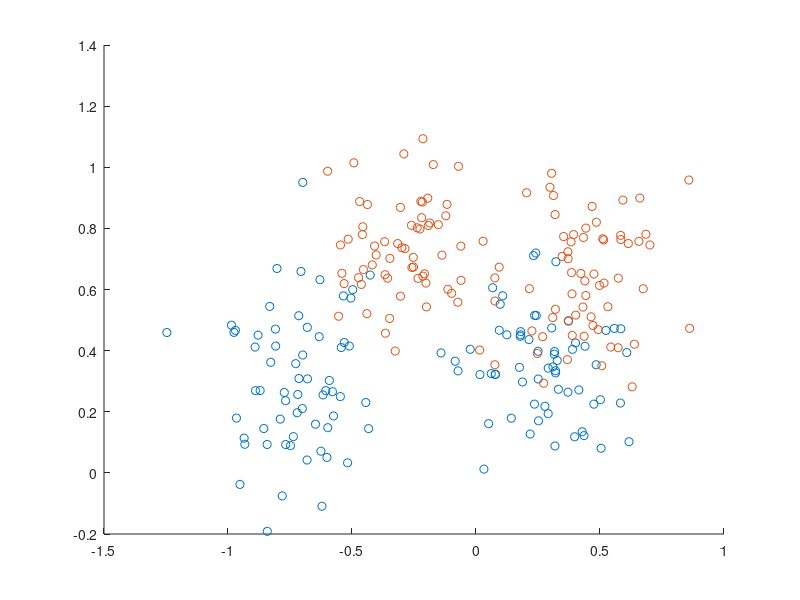

Write MATLAB code to recreate this figure. (Note: this script raises an error after producing the figure.)
clc;
clear;
load('ripley.mat');

% create the validation data

% - generate random indices
idx = randperm(size(X,1));
% - create the training and validation sets
% - using the randomized indices
Xtrain = X(idx(1:80),:);
Ytrain = Y(idx(1:80));
Xval = X(idx(81:100),:);
Yval = Y(idx(81:100));

%%
% display the data
figure;
scatter(X(1:125,1),X(1:125,2)); hold on;
scatter(X(126:250,1),X(126:250,2));
%%
type = 'c';
% optimize the parameter gam
gam = tunelssvm({X,Y,type,[],[],'lin_kernel','csa'}, 'simplex','crossvalidatelssvm',{10,'misclass'})
% create the linear model
[alpha,b] = trainlssvm({X,Y,type,gam,[],'lin_kernel'});
% plot the model to get an idea of how good/bad it is
figure;plotlssvm({X,Y,type,gam,[],'lin_kernel'},{alpha,b});

% calculate the performance 10 fold cross
performance_cross_10_fold = crossvalidate({X,Y,'c',gam,[],'lin_kernel'},20,'misclass')

% ROC curve lin model
[Ysim,Ylatent] = simlssvm({Xtrain,Ytrain,'c',gam,[],'lin_kernel'},{alpha,b},Xval);
roc(Ylatent,Yval);

% finally test the performance of the model
[Yht, Zt] = simlssvm({X,Y,type,gam,[],'lin_kernel'}, {alpha,b}, Xt);
error_rate_lin = sum(Yht~=Yt)/ length(Yht)
%%
model = {X,Y,'c',[],[],'RBF_kernel','csa'};
% optimize the model
[gam, sig2, cost]  = tunelssvm(model,'simplex','crossvalidatelssvm',{20,'misclass'});
% train the model
type = 'c';
[alpha,b] = trainlssvm({X,Y,type,gam,sig2,'RBF_kernel'});
% plot the model to get an idea of how good/bad it is
figure;plotlssvm({X,Y,type,gam,sig2,'RBF_kernel'},{alpha,b});

% calculate the formance 10 fold cross
performance_cross_10_fold = crossvalidate({X,Y,'c',gam,sig2,'RBF_kernel'},10,'misclass')

% ROC curve lin model
[Ysim,Ylatent] = simlssvm({Xtrain,Ytrain,'c',gam,sig2,'RBF_kernel'},{alpha,b},Xval);
roc(Ylatent,Yval);

% evalute the test points
estYt = simlssvm({X,Y,'c',gam,sig2,'RBF_kernel'},{alpha,b},Xt);
% get the error rate on the test data
error_rate = sum(estYt~=Yt)/ double(length(Yt))
